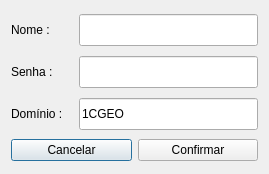
<?xml version="1.0" encoding="UTF-8"?>
<!-- Path: core\ui\authSMB.ui -->
<ui version="4.0">
 <class>Dialog</class>
 <widget class="QDialog" name="Dialog">
  <property name="geometry">
   <rect>
    <x>0</x>
    <y>0</y>
    <width>267</width>
    <height>174</height>
   </rect>
  </property>
  <property name="windowTitle">
   <string>Compartilhamento</string>
  </property>
  <layout class="QVBoxLayout" name="verticalLayout">
   <item>
    <layout class="QHBoxLayout" name="horizontalLayout">
     <item>
      <widget class="QLabel" name="label">
       <property name="minimumSize">
        <size>
         <width>62</width>
         <height>34</height>
        </size>
       </property>
       <property name="text">
        <string>Nome :</string>
       </property>
      </widget>
     </item>
     <item>
      <widget class="QLineEdit" name="name_le">
       <property name="minimumSize">
        <size>
         <width>179</width>
         <height>32</height>
        </size>
       </property>
      </widget>
     </item>
    </layout>
   </item>
   <item>
    <layout class="QHBoxLayout" name="horizontalLayout_3">
     <item>
      <widget class="QLabel" name="label_3">
       <property name="minimumSize">
        <size>
         <width>62</width>
         <height>34</height>
        </size>
       </property>
       <property name="text">
        <string>Senha :</string>
       </property>
      </widget>
     </item>
     <item>
      <widget class="QLineEdit" name="passwd_le">
       <property name="minimumSize">
        <size>
         <width>179</width>
         <height>32</height>
        </size>
       </property>
       <property name="echoMode">
        <enum>QLineEdit::Password</enum>
       </property>
      </widget>
     </item>
    </layout>
   </item>
   <item>
    <layout class="QHBoxLayout" name="horizontalLayout_2">
     <item>
      <widget class="QLabel" name="label_2">
       <property name="minimumSize">
        <size>
         <width>62</width>
         <height>34</height>
        </size>
       </property>
       <property name="text">
        <string>Domínio :</string>
       </property>
      </widget>
     </item>
     <item>
      <widget class="QLineEdit" name="domain_le">
       <property name="minimumSize">
        <size>
         <width>179</width>
         <height>32</height>
        </size>
       </property>
       <property name="inputMask">
        <string/>
       </property>
       <property name="text">
        <string>1CGEO</string>
       </property>
       <property name="placeholderText">
        <string/>
       </property>
      </widget>
     </item>
    </layout>
   </item>
   <item>
    <layout class="QHBoxLayout" name="horizontalLayout_4">
     <item>
      <widget class="QPushButton" name="cancel_bt">
       <property name="text">
        <string>Cancelar</string>
       </property>
      </widget>
     </item>
     <item>
      <widget class="QPushButton" name="ok_bt">
       <property name="text">
        <string>Confirmar</string>
       </property>
      </widget>
     </item>
    </layout>
   </item>
  </layout>
 </widget>
 <tabstops>
  <tabstop>ok_bt</tabstop>
  <tabstop>cancel_bt</tabstop>
  <tabstop>name_le</tabstop>
  <tabstop>passwd_le</tabstop>
  <tabstop>domain_le</tabstop>
 </tabstops>
 <resources/>
 <connections/>
</ui>
